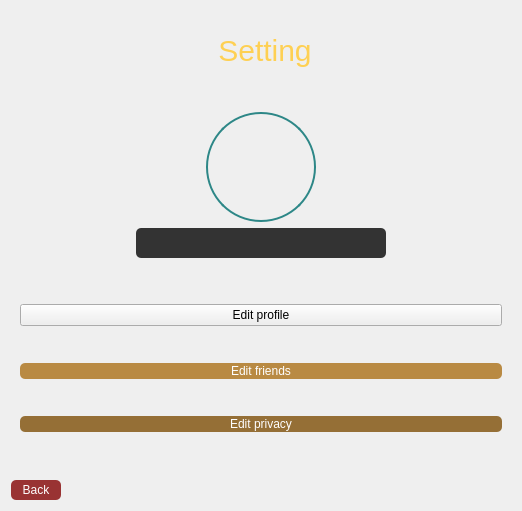
     <widget class="QWidget" name="page">
      <property name="styleSheet">
       <string notr="true"/>
      </property>
      <layout class="QVBoxLayout" name="verticalLayout_5">
       <item>
        <widget class="QWidget" name="widget" native="true">
         <property name="minimumSize">
          <size>
           <width>0</width>
           <height>55</height>
          </size>
         </property>
         <property name="maximumSize">
          <size>
           <width>16777215</width>
           <height>30</height>
          </size>
         </property>
         <property name="styleSheet">
          <string notr="true"/>
         </property>
         <layout class="QHBoxLayout" name="horizontalLayout">
          <item alignment="Qt::AlignHCenter">
           <widget class="QLabel" name="settinglbl">
            <property name="styleSheet">
             <string notr="true">QLabel#settinglbl {
text-align: center;
color: rgb(254, 208, 83);
margin: 0 auto;
font-size: 30px;
font-family: 'Droid Sans';
}

QLabel#settinglbl:hover {
	color: rgb(0, 170, 255);
}
</string>
            </property>
            <property name="text">
             <string> Setting</string>
            </property>
            <property name="alignment">
             <set>Qt::AlignJustify|Qt::AlignVCenter</set>
            </property>
           </widget>
          </item>
         </layout>
        </widget>
       </item>
       <item>
        <layout class="QVBoxLayout" name="verticalLayout_3">
         <item>
          <spacer name="verticalSpacer">
           <property name="orientation">
            <enum>Qt::Vertical</enum>
           </property>
           <property name="sizeHint" stdset="0">
            <size>
             <width>20</width>
             <height>40</height>
            </size>
           </property>
          </spacer>
         </item>
         <item alignment="Qt::AlignHCenter">
          <widget class="QLabel" name="profilepicture_2">
           <property name="minimumSize">
            <size>
             <width>110</width>
             <height>110</height>
            </size>
           </property>
           <property name="maximumSize">
            <size>
             <width>16777215</width>
             <height>110</height>
            </size>
           </property>
           <property name="styleSheet">
            <string notr="true">QLabel#profilepicture_2 {
Padding: 1px;
Border-radius: 55px;
Color: #fefefe;
	border-color: rgb(45, 135, 135);
border-style: solid;
 border-width: 2px;
}

QLabel#profilepicture_2:hover {
background-color: rgb(42, 46, 52);
border-style: solid;
 border-width: 2px;
color: rgb(241, 182, 88);
border-color: rgb(245, 179, 1);
}
</string>
           </property>
           <property name="text">
            <string/>
           </property>
           <property name="pixmap">
            <pixmap resource="elements.qrc">:/img/img/icons8-login-100.png</pixmap>
           </property>
           <property name="alignment">
            <set>Qt::AlignCenter</set>
           </property>
          </widget>
         </item>
         <item alignment="Qt::AlignHCenter">
          <widget class="QLabel" name="userusernameforsettinglbl">
           <property name="minimumSize">
            <size>
             <width>250</width>
             <height>30</height>
            </size>
           </property>
           <property name="maximumSize">
            <size>
             <width>250</width>
             <height>30</height>
            </size>
           </property>
           <property name="font">
            <font>
             <pointsize>12</pointsize>
             <bold>true</bold>
            </font>
           </property>
           <property name="styleSheet">
            <string notr="true">QLabel#userusernameforsettinglbl {
padding-left: 20px;
padding-right: 20px;
border-radius: 5px;
background: #333;
	color: rgb(241, 182, 88);
}

QLabel#userusernameforsettinglbl:hover {
	background-color: rgb(42, 46, 52);
border-style: solid;
 border-width: 1px;
	border-color: rgb(245, 179, 1);
	color: rgb(241, 182, 88);
}</string>
           </property>
           <property name="text">
            <string/>
           </property>
           <property name="alignment">
            <set>Qt::AlignCenter</set>
           </property>
          </widget>
         </item>
         <item alignment="Qt::AlignHCenter|Qt::AlignVCenter">
          <widget class="QWidget" name="widget_3" native="true">
           <property name="minimumSize">
            <size>
             <width>500</width>
             <height>210</height>
            </size>
           </property>
           <property name="maximumSize">
            <size>
             <width>16777215</width>
             <height>210</height>
            </size>
           </property>
           <layout class="QVBoxLayout" name="verticalLayout_2">
            <item>
             <widget class="QPushButton" name="editprofile">
              <property name="layoutDirection">
               <enum>Qt::RightToLeft</enum>
              </property>
              <property name="styleSheet">
               <string notr="true">QPushButton#editprofile {
Padding: 1px;
Border-radius: 5px;

	background-color: rgb(200, 149, 73);
	font: 700 12pt &quot;Segoe UI&quot;;
Color: #fefefe;
}

QPushButton#editprofile:hover {
	background-color: rgb(42, 46, 52);
border-style: solid;
 border-width: 1px;
	color: rgb(241, 182, 88);
}

QPushButton#editprofile:pressed {
border-style: solid;
border-width: 1px;
	background-color: rgb(25, 69, 105);
	color: rgb(85, 255, 255);
}</string>
              </property>
              <property name="text">
               <string>Edit profile</string>
              </property>
              <property name="icon">
               <iconset resource="elements.qrc">
                <normaloff>:/img/img/icons8-edit-profile-30.png</normaloff>:/img/img/icons8-edit-profile-30.png</iconset>
              </property>
              <property name="iconSize">
               <size>
                <width>30</width>
                <height>30</height>
               </size>
              </property>
             </widget>
            </item>
            <item>
             <widget class="QPushButton" name="editcontacts">
              <property name="layoutDirection">
               <enum>Qt::RightToLeft</enum>
              </property>
              <property name="styleSheet">
               <string notr="true">QPushButton#editcontacts {
Padding: 1px;
Border-radius: 5px;
	background-color: rgb(185, 138, 67);
Color: #fefefe;
	font: 700 12pt &quot;Segoe UI&quot;;
Color: #fefefe;
}

QPushButton#editcontacts:hover {
	background-color: rgb(42, 46, 52);
border-style: solid;
 border-width: 1px;
	color: rgb(241, 182, 88);
}

QPushButton#editcontacts:pressed {
border-style: solid;
border-width: 1px;
	background-color: rgb(25, 69, 105);
	color: rgb(85, 255, 255);
}</string>
              </property>
              <property name="text">
               <string>Edit friends</string>
              </property>
              <property name="icon">
               <iconset resource="elements.qrc">
                <normaloff>:/img/img/icons8-friends-64.png</normaloff>:/img/img/icons8-friends-64.png</iconset>
              </property>
              <property name="iconSize">
               <size>
                <width>30</width>
                <height>30</height>
               </size>
              </property>
             </widget>
            </item>
            <item>
             <widget class="QPushButton" name="editprivacy">
              <property name="layoutDirection">
               <enum>Qt::RightToLeft</enum>
              </property>
              <property name="styleSheet">
               <string notr="true">QPushButton#editprivacy {
Padding: 1px;
Border-radius: 5px;
	background-color: rgb(149, 111, 54);
	font: 700 12pt &quot;Segoe UI&quot;;
Color: #fefefe;
}

QPushButton#editprivacy:hover {
	background-color: rgb(42, 46, 52);
border-style: solid;
 border-width: 1px;
	color: rgb(241, 182, 88);
}

QPushButton#editprivacy:pressed {
border-style: solid;
border-width: 1px;
	background-color: rgb(25, 69, 105);
	color: rgb(85, 255, 255);
}</string>
              </property>
              <property name="text">
               <string>Edit privacy</string>
              </property>
              <property name="icon">
               <iconset resource="elements.qrc">
                <normaloff>:/img/img/icons8-filter-edit-64.png</normaloff>:/img/img/icons8-filter-edit-64.png</iconset>
              </property>
              <property name="iconSize">
               <size>
                <width>30</width>
                <height>30</height>
               </size>
              </property>
             </widget>
            </item>
           </layout>
          </widget>
         </item>
        </layout>
       </item>
       <item>
        <widget class="QPushButton" name="backtohomepage">
         <property name="minimumSize">
          <size>
           <width>50</width>
           <height>20</height>
          </size>
         </property>
         <property name="maximumSize">
          <size>
           <width>30</width>
           <height>16777215</height>
          </size>
         </property>
         <property name="toolTip">
          <string>&lt;html&gt;&lt;head/&gt;&lt;body&gt;&lt;p&gt;Back to homepage&lt;/p&gt;&lt;/body&gt;&lt;/html&gt;</string>
         </property>
         <property name="styleSheet">
          <string notr="true">QPushButton#backtohomepage {
color: white;
border-radius: 5px;
Background: #933;
color: #fefefe;
}

QPushButton#backtohomepage:hover {
	background-color: rgb(42, 46, 52);
border-style: solid;
 border-width: 1px;
	color: rgb(241, 182, 88);
}

QPushButton#backtohomepage:pressed {
border-style: solid;
border-width: 1px;
	background-color: rgb(25, 69, 105);
	color: rgb(85, 255, 255);
}</string>
         </property>
         <property name="text">
          <string>Back</string>
         </property>
         <property name="icon">
          <iconset resource="elements.qrc">
           <normaloff>:/img/img/icons8-back-48.png</normaloff>:/img/img/icons8-back-48.png</iconset>
         </property>
        </widget>
       </item>
      </layout>
     </widget>
